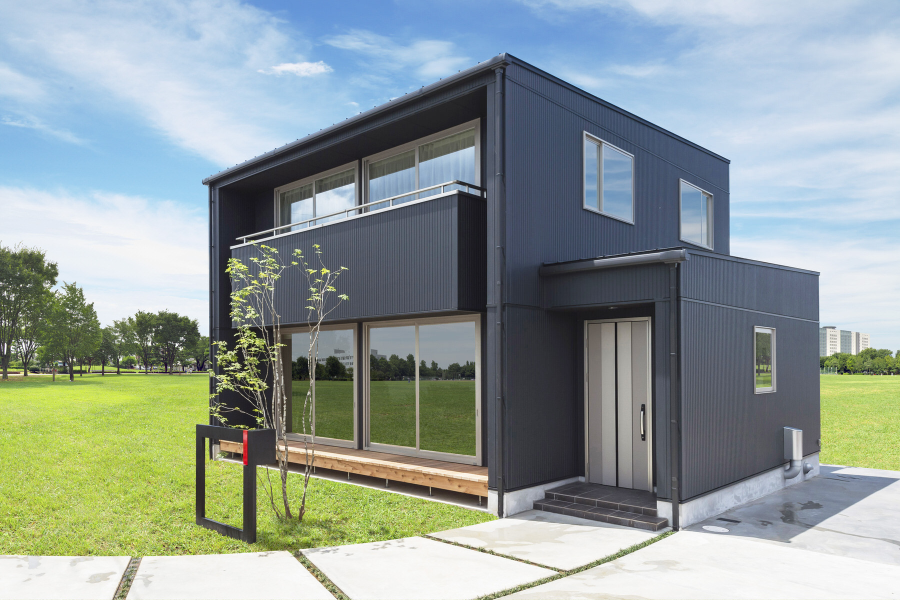
#> input picture house.jpg, 1800 x 1200 px (shown at 1/2 size)
$ python calc_vpoints.py
#> lines starting #> are read from the running program, lines starting #| are printed output that depends on the picture; after the words box and inside, x2 and y2 are one past the last pixel; in counts of white or black regions, pixels touching at a corner belong together
import cv2
import numpy as np
from pylsd.lsd import lsd
import math
import itertools


def calc_cross(line1, line2):
    x1, x3, y1, y3 = line1
    x2, x4, y2, y4 = line2
    s1 = ((x4-x2)*(y1-y2) - (y4-y2)*(x1-x2)) * 0.5
    s2 = ((x4-x2)*(y2-y3) - (y4-y2)*(x2-x3)) * 0.5
    try:
        cx = x1 + (x3-x1)*s1 / (s1+s2)
        cy = y1 + (y3-y1)*s1 / (s1+s2)
    except:
        cx, cy = 0, 0
    return(cx, cy)


def main():
    img = cv2.imread("house.jpg")
#> img is the input picture: shape (1200, 1800, 3); mean B, G, R 154.7, 157.6, 145.5
    h, w, _ = img.shape
#> h = 1200; w = 1800
    gray = cv2.cvtColor(img, cv2.COLOR_BGR2GRAY)
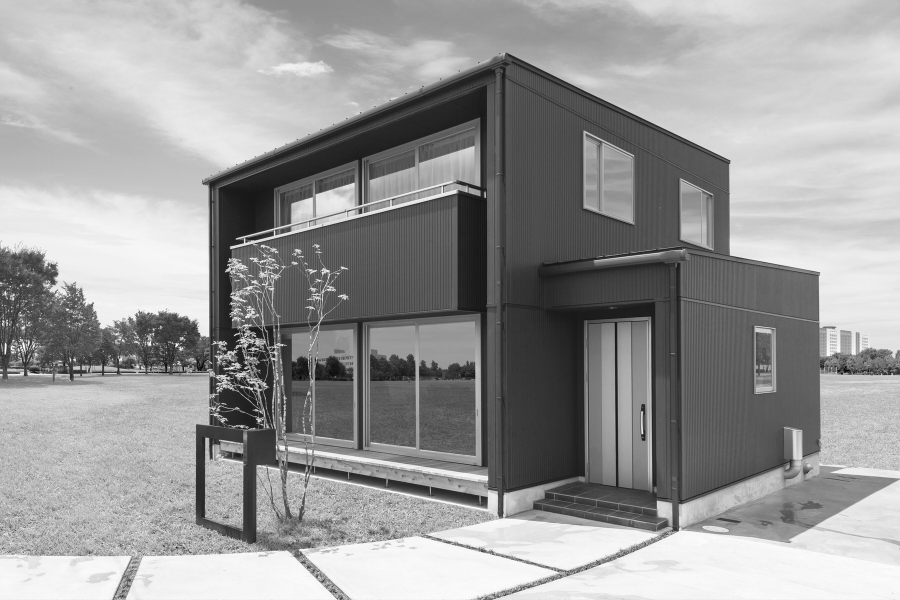
#> gray: shape (1200, 1800) (shown at 1/2 size); min 0, max 255, mean 153.7
    threshold = 100
    ret, gray = cv2.threshold(gray, threshold, 255, cv2.THRESH_BINARY)
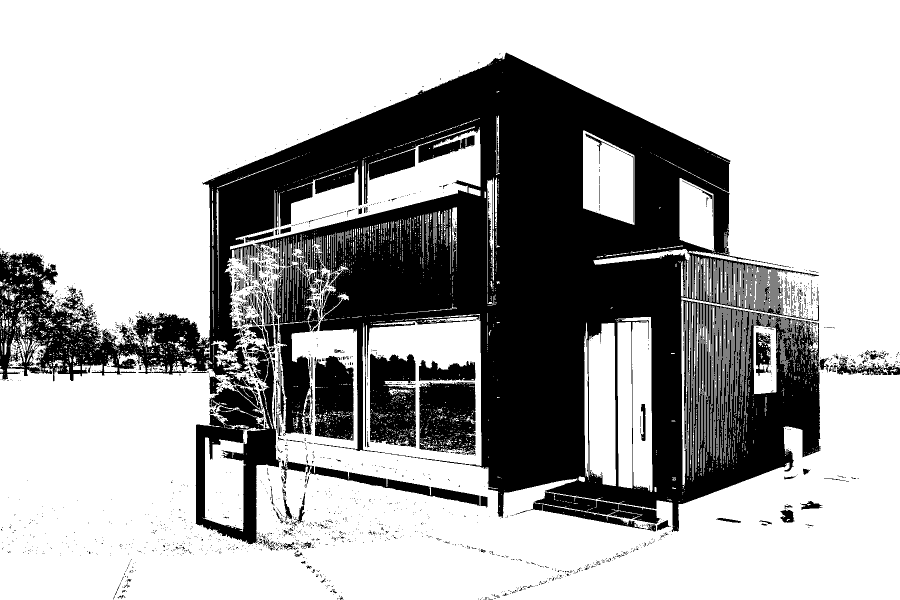
#> gray: shape (1200, 1800) (shown at 1/2 size); 68.5% white; 2378 black regions (2209 under 20 px), largest, box (x1, y1, x2, y2) and area: (0, 105, 1641, 1064) 570789, (391, 682, 561, 1089) 27228, (740, 707, 832, 895) 13925
#> ret = 100
    linesL = lsd(gray)
    longline = []
    for line in linesL:
        x1, y1, x2, y2 = map(int, line[:4])
        # img = cv2.line(img, (x1, y1), (x2, y2), (0, 0, 255), 3)
        if math.sqrt((x2-x1)**2 + (y2-y1)**2) > 120:
            # 赤線を引く
            img = cv2.line(img, (x1, y1), (x2, y2), (0, 0, 255), 3)
            longline.append((x1, x2, y1, y2))

    cv2.imwrite("house_lines_pylsd.png", img)
    # 傾きが正
    positive1 = []
    positive2 = []
    # 傾きが負
    negative1 = []
    negative2 = []
    # ほぼ縦線
    discarded = []
    for line in longline:
        x1, x2, y1, y2 = line
        if abs(x1 - x2) < 5:
            discarded.append(line)
            continue
        if x2 < x1:
            x1, x2 = x2, x1
            y1, y2 = y2, y1
        angle = (y2 - y1) / (x2 - x1)
        if angle > 0 and x2 < w//2:
            positive1.append(line)
        elif angle > 0 and x2 > w//2:
            positive2.append(line)
        elif angle < 0 and x2 < w//2:
            negative1.append(line)
        elif angle < 0 and x2 > w//2:
            negative2.append(line)

    lvpoint = [w//2, h//2]
    lvlines = [0, 0]
    rvpoint = [-11000000, 0]
    rvlines = [0, 0]
    for line1, line2 in itertools.product(positive1, negative1):
        cx, cy = calc_cross(line1, line2)
        if cx < lvpoint[0]:
            lvpoint = cx, cy
            lvlines = line1, line2
    for line1, line2 in itertools.product(positive2, negative2):
        cx, cy = calc_cross(line1, line2)
        if cx > rvpoint[0]:
            rvpoint = cx, cy
            rvlines = line1, line2
    print("left-side vanishing point:{}".format(lvpoint))

    print("right-side vanishing point:{}".format(rvpoint))

    np.save("lvpoint.npy", np.array(lvpoint))
    np.save("rvpoint.npy", np.array(rvpoint))

    dvpoint = [0, 1000000]
    dvlines = []
    for line1, line2 in itertools.product(discarded, discarded):
        cx, cy = calc_cross(line1, line2)
        if cy < abs(dvpoint[1]) and 0 < cx < w:
            dvpoint = cx, cy
            dvlines = line1, line2
    print("vertical vanishing point:{}".format(dvpoint))
    print(dvlines)

    np.save("dvpoint.npy", np.array(dvpoint))


if __name__ == "__main__":
    main()
#> (the call stopped at in main, `linesL = lsd(gray)`: pylsd is not available in this run)

# [13 lines of commented-out code are left out]
